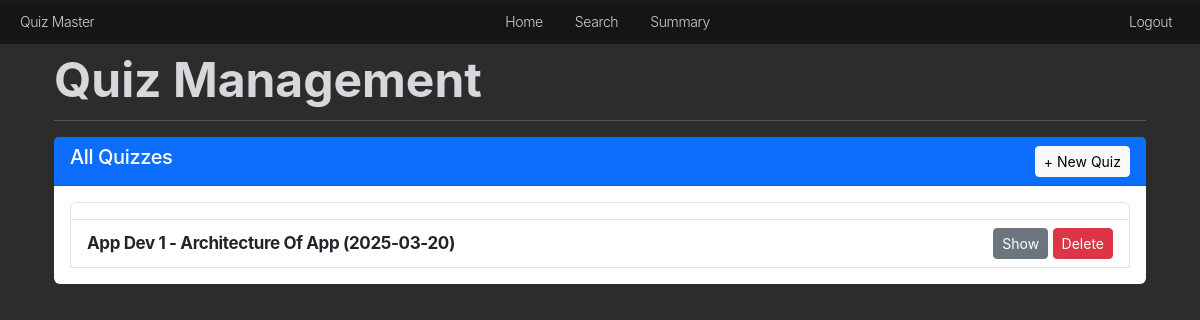
The page /admin/quiz (signed in) on the database its author committed.
### models.py (models this page shows, shortened)
class Quiz(db.Model):
    id = db.Column(db.Integer, primary_key=True)
    chapter_id = db.Column(db.Integer, db.ForeignKey('chapter.id'), nullable=False)
    date_of_quiz = db.Column(db.Date, nullable=False, default=datetime.utcnow)
    time_duration = db.Column(db.String(5), nullable=False)  # Format HH:MM
    remarks = db.Column(db.Text, nullable=True)
    chapter = db.relationship('Chapter', backref=db.backref('quizzes', lazy=True))

class Subject(db.Model):
    id = db.Column(db.Integer, primary_key=True)
    name = db.Column(db.String(100), unique=True, nullable=False)
    description = db.Column(db.Text, nullable=True)

class Chapter(db.Model):
    id = db.Column(db.Integer, primary_key=True)
    name = db.Column(db.String(100), nullable=False)
    description = db.Column(db.Text, nullable=True)
    subject_id = db.Column(db.Integer, db.ForeignKey('subject.id'), nullable=False)
    subject = db.relationship('Subject', backref=db.backref('chapters', lazy=True))

### routes.py (the view)
@main.route('/admin/quiz')
def quiz_management():
    current_user = get_current_user()
    quizzes = Quiz.query.all()
    subjects = Subject.query.all()
    chapters = Chapter.query.all()
    today_date = datetime.today().date()
    return render_template('quiz.html',current_user=current_user, quizzes=quizzes, chapters=chapters, subjects = subjects, today=today_date)

### routes.py (called while the page is built)
def get_current_user():
    if 'user_id' in session:
        return User.query.get(session['user_id'])
    return None

### templates/quiz.html (shortened to what this page needs)
{% extends "base.html" %}
{% block content %}
<div class="container">
    <h2 class="mt-4">Quiz Management</h2>
    <hr>
    <div class="card mb-4">
        <div class="card-header bg-primary text-white d-flex justify-content-between align-items-center">
            <h5>All Quizzes</h5>
            <button class="btn btn-light btn-sm" onclick="openQuizModal()">+ New Quiz</button>
        </div>
        <div class="card-body">
            {% if quizzes %}
            <ul class="list-group">
                {% for quiz in quizzes %}
                    <li class="list-group-item">
                        <li class="list-group-item d-flex justify-content-between align-items-center">
                            <div>
                                <strong>{{ quiz.chapter.subject.name }} - {{ quiz.chapter.name }} ({{ quiz.date_of_quiz }})</strong>
                            </div>
                            <div>
                                <button class="btn btn-sm btn-secondary" onclick="toggleQuestions('{{ quiz.id }}')">Show</button>
                                <button class="btn btn-danger btn-sm" onclick="deleteQuiz({{ quiz.id }})">Delete</button>
                            </div>
                        </li>
                    </li>
                {% endfor %}
            </ul>
            {% else %}
                <p>No quizzes available.</p>
            {% endif %}
        </div>
    </div>
</div>
{% endblock %}

### static/style.css (style rules this page uses)
:root { --nav-bg: rgb(22,22,23,0.8); --white: #f5f5f7; --bg: #f5f5f8; --dark-bg: #2c2c2c; --dark-box: #1c1c1c; --beinge-white: rgb(216,216,220); --gray: rgb(99,99,102) ; --blue: #0071e3; --orange: #bf4800; --red: rgb(215,0,21); --success: rgb(48,219,91); --yellow: rgb(255,214,10); --nav-color: rgba(255, 255, 255, .8); --nav-color-secondary: #E8E8ED; --nav-color-hover: #FFFFFF; --main-white: #ffffff; }
body { background-color: var(--dark-bg); font-size: 17px; line-height: 1.47059; font-weight: 400; letter-spacing: -0.022em; font-family: "SF Pro Text", "SF Pro Icons", "AOS Icons", "Helvetica Neue", Helvetica, Arial, sans-serif; color: var(--beinge-white); font-style: normal; overflow: hidden; overflow-y: auto; }
button { background-color: #007aff; color: #ffffff; border: none; border-radius: 12px; padding: 10px 20px; font-size: 16px; cursor: pointer; transition: all 0.2s ease-in-out; }
.container { margin-top: 56px; }
.card { border: none; }
h2 { font-size: 48px; line-height: 1; font-weight: 700; letter-spacing: -0.00043em; }

### rows shown on the page
Quiz: chapter.subject.name "App Dev 1", chapter.name "Architecture Of App", date_of_quiz "2025-03-20"
